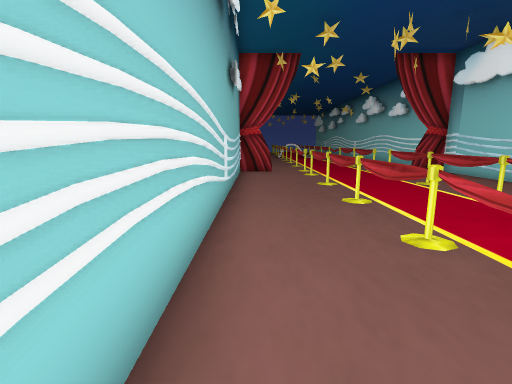
view 1 (above)

17 first-person views from a walk through a scene from a Unity 3-D project. The camera is 1.2 m above the floor, tilts 10° down and sees 85° across. The floor is counted in squares, 0.9 m on a side. Each view is taken from the middle of a square. On the plan, view 1 faces up. The plan holds only what a view shows up to about 13 squares ahead; the rest is blank. The place goes on beyond the plan. The player character is not drawn.

view 2
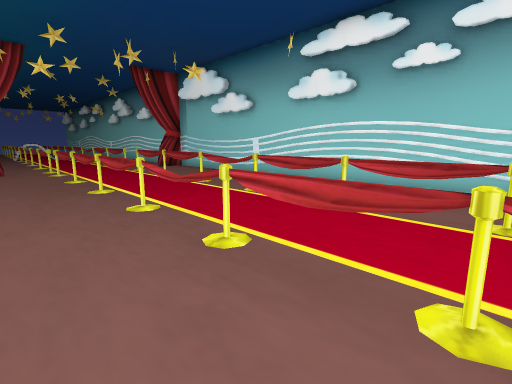

view 3
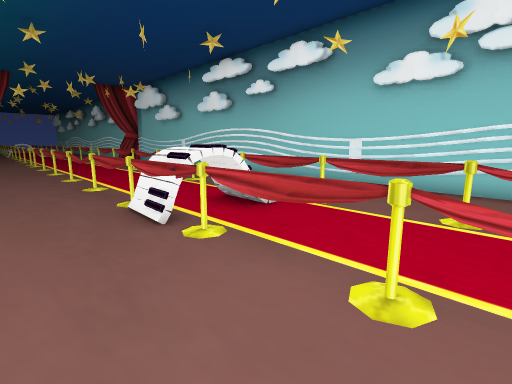

view 4
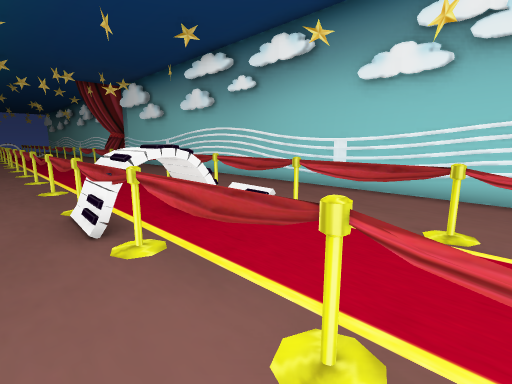

view 5
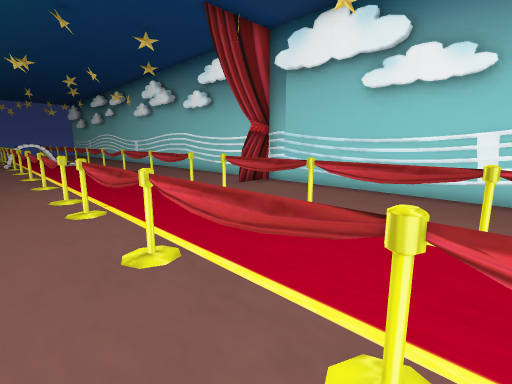

view 6
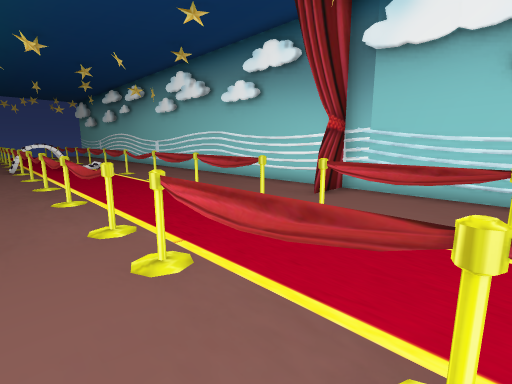

view 7
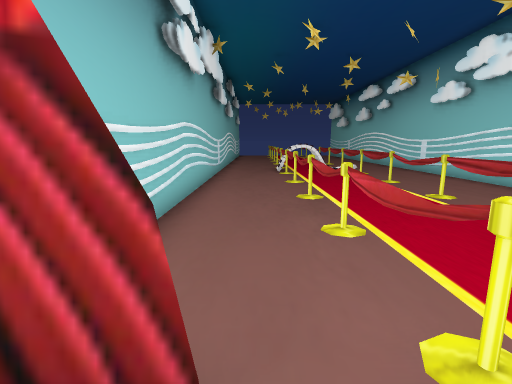

view 8
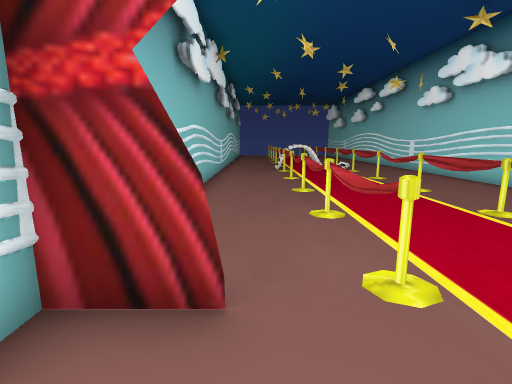

view 9
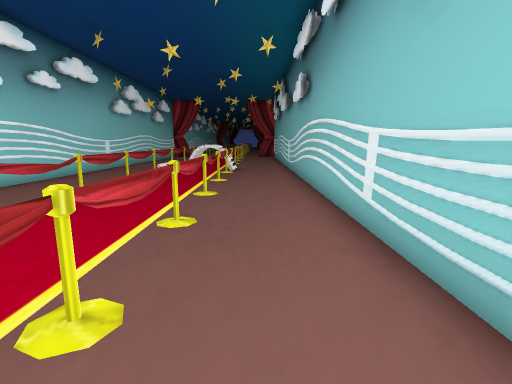

view 10
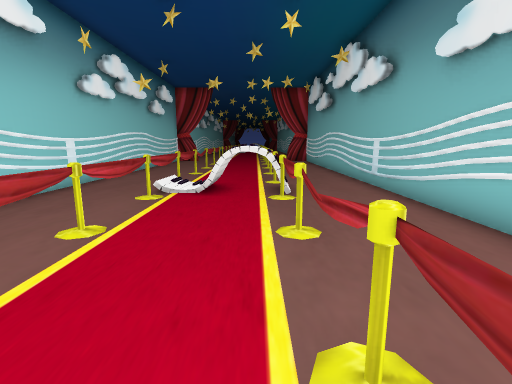

view 11
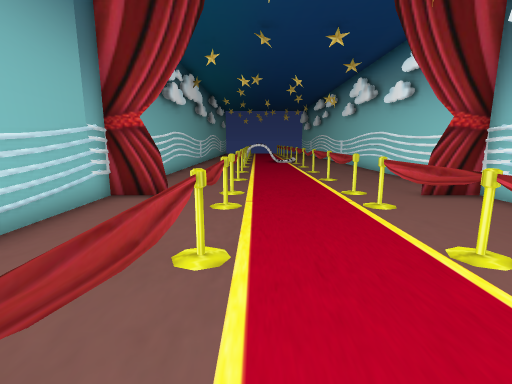

view 12
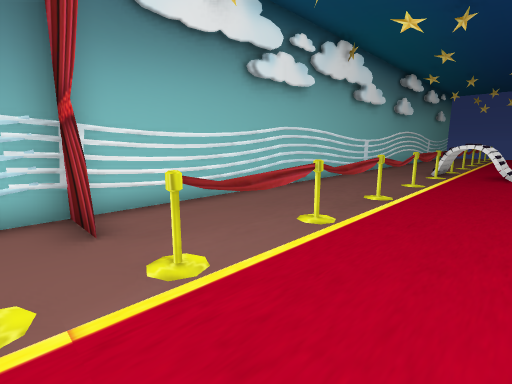

view 13
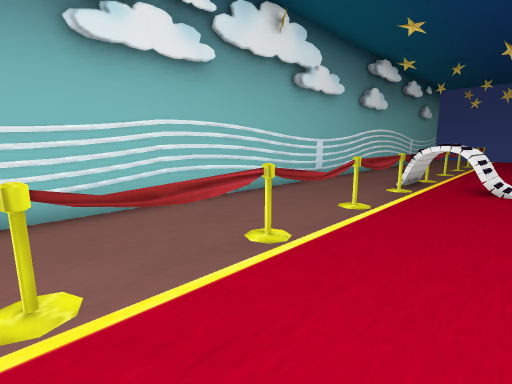

view 14
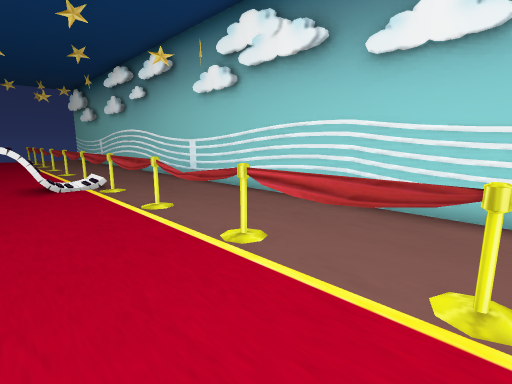

view 15
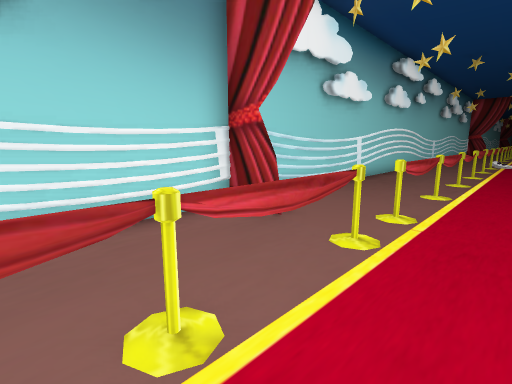

view 16
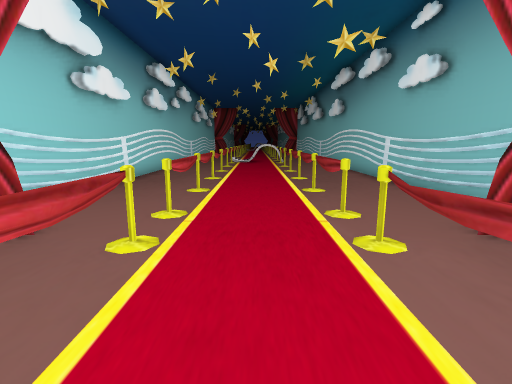

view 17
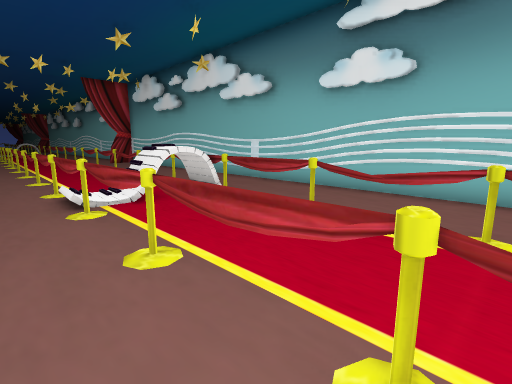

### Floor plan
Key: @ floor where view 1 was taken; # wall or solid block; x gap in a wall; . floor; = window, fence, low wall or low ledge; O other object.
Columns run from 1 left of view 1 to 9 right of it. Each row starts with its distance up from view 1.
 24 #..#...#..#
 23 #..=...=..#
 22 #..#...#..#
 21 #..x...x..#
 20 #..=...=..#
 19 #..#...#..#
 18 #..x...x..#
 17 #..x...x..#
 16 #..#...#..#
 15 #..=...=..#
 14 #..=...=..#
 13 ##.......##
 12 #..=...=..#
 11 #..x...x..#
 10 #..x...x..#
  9 #..#...#..#
  8 #..=...=..#
  7 #..x...x..#
  6 #..#...#..#
  5 #..=...=..#
  4 #..#...#..#
  3 #..x...x..#
  2 #..=...=..#
  1 #..#...#..#
  0 #@.x...x..#
 -1 #..x...x..#
 -2 #..x...#..#
 -3 #..OOO =..#
 -4 #..#OO =..#
 -5 #..x...x..#
 -6 #..=...=..#
 -7 #..#...#..#
 -8 #..x...x..#

Positions as (right, up) in squares from view 1, and headings:
1: (0, 0), facing up
2: (0, -2), facing up-right
3: (0, -8), facing up-right
4: (1, -8), facing up-right
5: (1, 6), facing up-right
6: (1, 9), facing up-right
7: (1, 12), facing up
8: (1, 11), facing up
9: (1, 11), facing down
10: (3, 5), facing down
11: (3, 6), facing up
12: (5, 12), facing up-left
13: (5, 16), facing up-left
14: (3, 16), facing up-right
15: (4, 17), facing down-right
16: (4, 17), facing down
17: (7, 4), facing down-left
